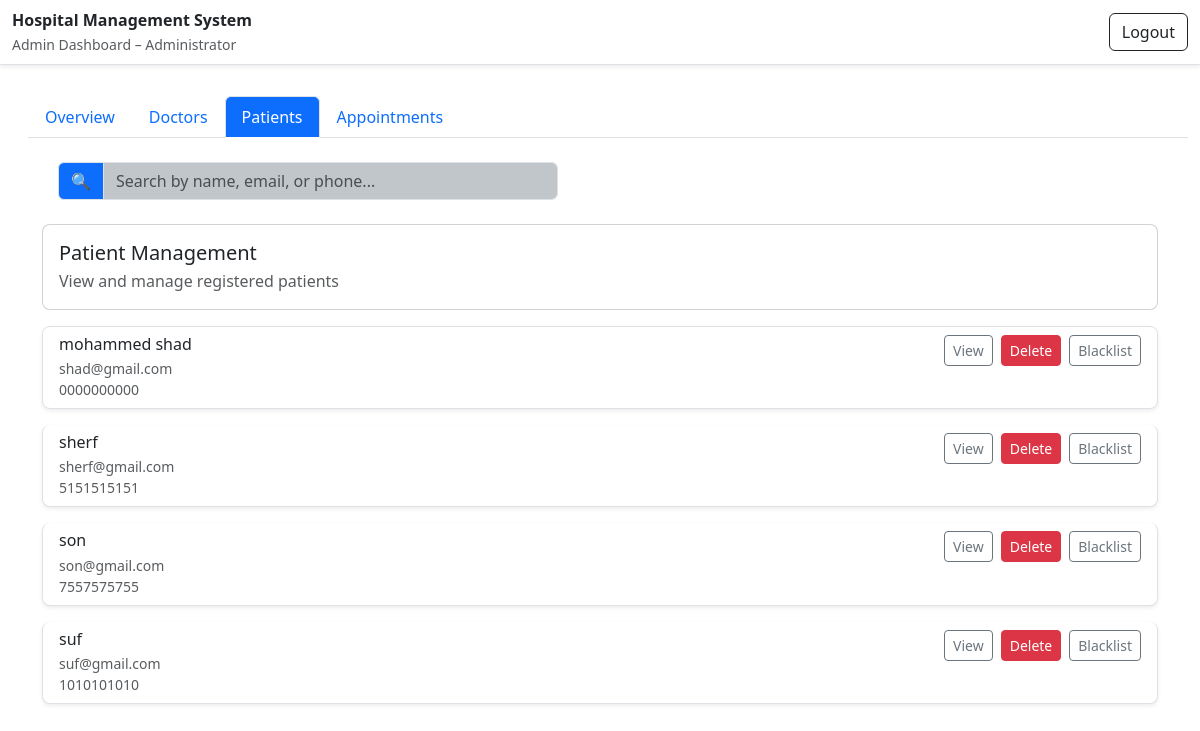
Before: /admin/dashboard/patients (signed in) with the older database file.
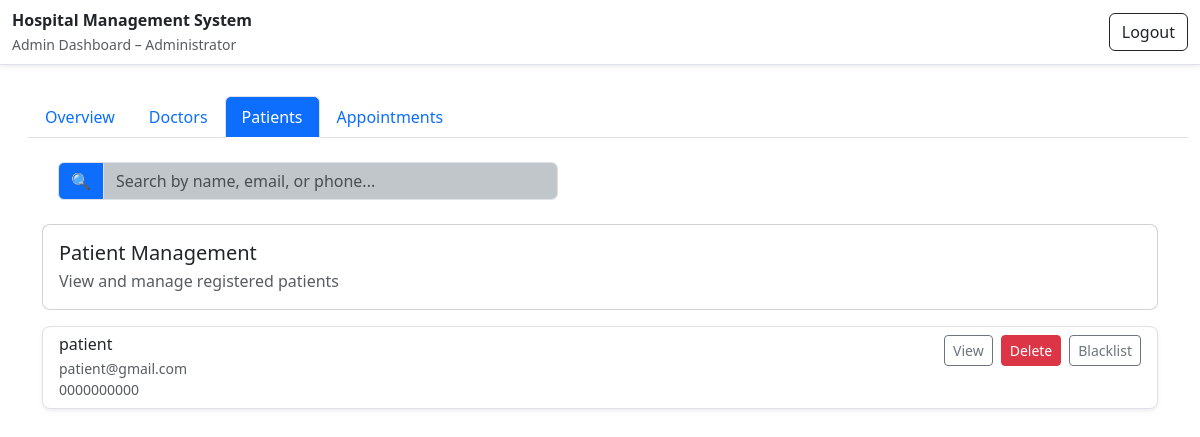
After: the same page with the newer database file.
### database/model.py (models this page shows)
class Patient(db.Model):
  patient_id = db.Column(db.Integer, primary_key=True)
  full_name = db.Column(db.String(64), nullable = False)
  email = db.Column(db.String(254), nullable=False, unique=True)
  password = db.Column(db.String(256), nullable=False)
  phone_no = db.Column(db.String(15), nullable = False)
  dob = db.Column(db.Date, nullable=False)
  address = db.Column(db.Text, nullable=False)
  appointments = db.relationship('Appointment', backref='patient', lazy=True)

### controllers/admin.py (the view, shortened to what this page needs)
    @app.route("/admin/dashboard/<role>")
    @admin_required
    def admin_role_tab(role):
        valid_roles = ('overview', 'doctors', 'patients', 'appointments')
        if role not in valid_roles:
            flash('Invalid tab.')
            return redirect(url_for('admin_role_tab', role='overview'))
        q = request.args.get('q', '').strip()
        like = f"%{q}%"
        context = {'role': role, 'q': q}
        if role == 'doctors':
            query = Doctor.query
            if q:
                query = query.filter(
                    or_(
                        Doctor.full_name.ilike(like),
                        Doctor.email.ilike(like)
                    )
                )
            context['doctors'] = query.order_by(Doctor.full_name).all()
            context['departments'] = Department.query.all()
            context['doctor_blacklisted_ids'] = Doctor_blacklist.query.all()
        elif role == 'patients':
            query = Patient.query
            context['patients'] = query.order_by(Patient.full_name).all()
            context['blacklisted_ids'] = Blacklist.query.all()
        elif role == 'appointments':
            context['appointments'] = Appointment.query.order_by(Appointment.date.desc()).all()
        return render_template("admin/dashboard.html", **context)

### controllers/admin.py (called while the page is built)
def admin_required(view_func):
    @wraps(view_func)
    def wrapper(*args, **kwargs):
        if 'user_id' not in session:
            flash('Please log in first.')
            return redirect(url_for('login'))
        if session.get('role') != 'admin':
            flash('Access denied: Admins only.')
            return redirect(url_for('login'))
        return view_func(*args, **kwargs)
    return wrapper

### templates/admin/dashboard.html (shortened to what this page needs)
{% extends "admin/admin_base.html" %}
{% block content %}
<div class="mt-3 ms-3">
  <ul class="nav nav-tabs">
    <li class="nav-item">
      <a class="nav-link {% if role == 'overview' %}active{% endif %}"
         href="{{ url_for('admin_role_tab', role='overview') }}">Overview</a>
    </li>
    <li class="nav-item">
      <a class="nav-link {% if role == 'doctors' %}active{% endif %}"
         href="{{ url_for('admin_role_tab', role='doctors') }}">Doctors</a>
    </li>
    <li class="nav-item">
      <a class="nav-link {% if role == 'patients' %}active{% endif %}"
         href="{{ url_for('admin_role_tab', role='patients') }}">Patients</a>
    </li>
    <li class="nav-item">
      <a class="nav-link {% if role == 'appointments' %}active{% endif %}"
         href="{{ url_for('admin_role_tab', role='appointments') }}">Appointments</a>
    </li>
  </ul>
</div>
<div class="container mt-4">
  {% if role == 'overview' %}
    {% include 'admin/parts/overview.html' %}
  {% elif role == 'doctors' %}
    {% include 'admin/parts/doctors.html' %}
  {% elif role == 'patients' %}
    {% include 'admin/parts/patients.html' %}
  {% elif role == 'appointments' %}
    {% include 'admin/parts/appointments.html' %}
  {% endif %}
</div>
{% endblock %}

### templates/admin/parts/patients.html (shortened to what this page needs)
<div class=" justify-content-center mt-3 mb-4" style="max-width:500px; margin-left:1rem;" >
  <div class="mb-3">
    <form method="get" action="{{ url_for('admin_role_tab', role=role) }}" >
      <div class="input-group">
        <span class="input-group-text" style="background-color: #0d6efd;">🔍</span>
        <input type="search" name="q"
       value="{{ request.args.get('q','') }}"
       class="form-control"
       placeholder="Search by name, email, or phone..."
       style="background-color: #c0c6c9;">
      </div>
    </form>
  </div>
</div>
<div class="card rounded-3 mb-3 p-3">
  <h5 class="mb-1">Patient Management</h5>
  <p class="text-muted mb-0">View and manage registered patients</p>
</div>
<div class="list-group">
  {% if patients %}
    {% if blacklisted_ids %}
      {% set blacklisted_ids = blacklisted_ids | map(attribute='patient_id') | list %}
    {% else %}
      {% set blacklisted_ids = [] %}
    {% endif %}
    {% for p in patients %}
      {% set pid = p.patient_id %}
      <div class="list-group-item list-group-item-action mb-3 rounded-3 shadow-sm
                  {% if pid in blacklisted_ids %}opacity-75{% endif %}">
        <div class="d-flex justify-content-between align-items-start">
          <div>
            <div class="d-flex align-items-center gap-2">
              <h6 class="mb-0">{{ p.full_name }}</h6>
            </div>
            <div class="text-muted small mt-1">{{ p.email }}</div>
            <div class="text-muted small">{{ p.phone_no }}</div>
          </div>
          <div class="d-flex align-items-center gap-2">
            <a href="{{ url_for('view_patient', patient_id=pid) }}"
                class="btn btn-outline-secondary btn-sm">View</a>
            <form method="post"
                  action="{{ url_for('delete_patient', patient_id=pid) }}"
                  onsubmit="return confirm('Delete this patient?');"
                  style="display:inline;">
              <button type="submit" class="btn btn-danger btn-sm">Delete</button>
            </form>
            {% if pid in blacklisted_ids %}
              <form method="post" action="{{ url_for('unblacklist_patient', patient_id=pid) }}" style="display:inline;">
                <button type="submit" class="btn btn-success btn-sm">Unblacklist</button>
              </form>
            {% else %}
              <form method="post" action="{{ url_for('blacklist_patient', patient_id=pid) }}" style="display:inline;">
                <button type="submit" class="btn btn-outline-secondary btn-sm">Blacklist</button>
              </form>
            {% endif %}
          </div>
        </div>
      </div>
    {% endfor %}
  {% else %}
    <div class="alert alert-secondary">No patients found.</div>
  {% endif %}
</div>

Changed rows visible on the page:
removed Patient: full_name "sherf", email "sherf@gmail.com", phone_no "5151515151"
removed Patient: full_name "son", email "son@gmail.com", phone_no "7557575755"
removed Patient: full_name "suf", email "suf@gmail.com", phone_no "1010101010"
changed Patient: full_name "mohammed shad" → "patient"; email "shad@gmail.com" → "patient@gmail.com"
